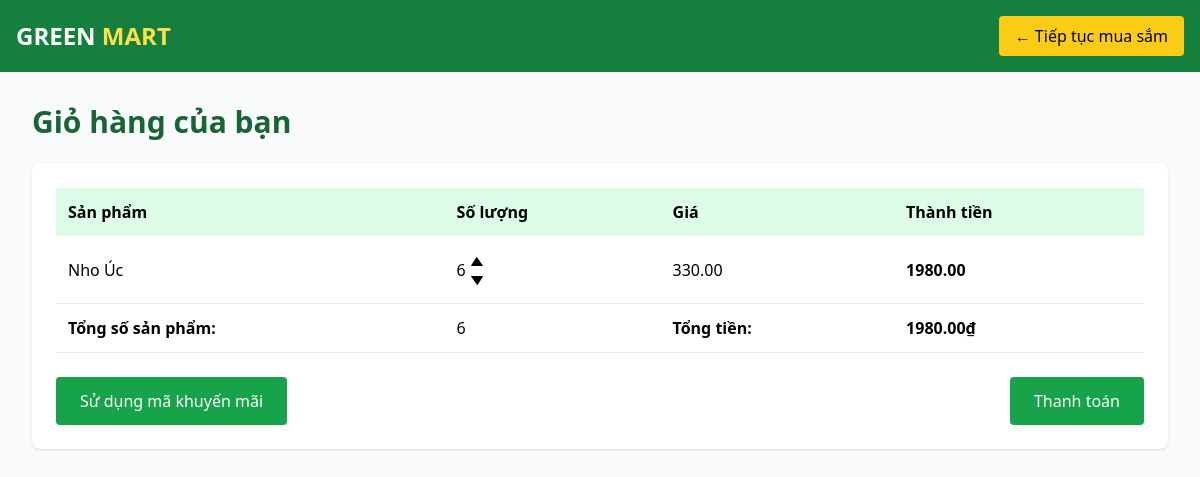
The app's page /cart/ (signed in), older data.
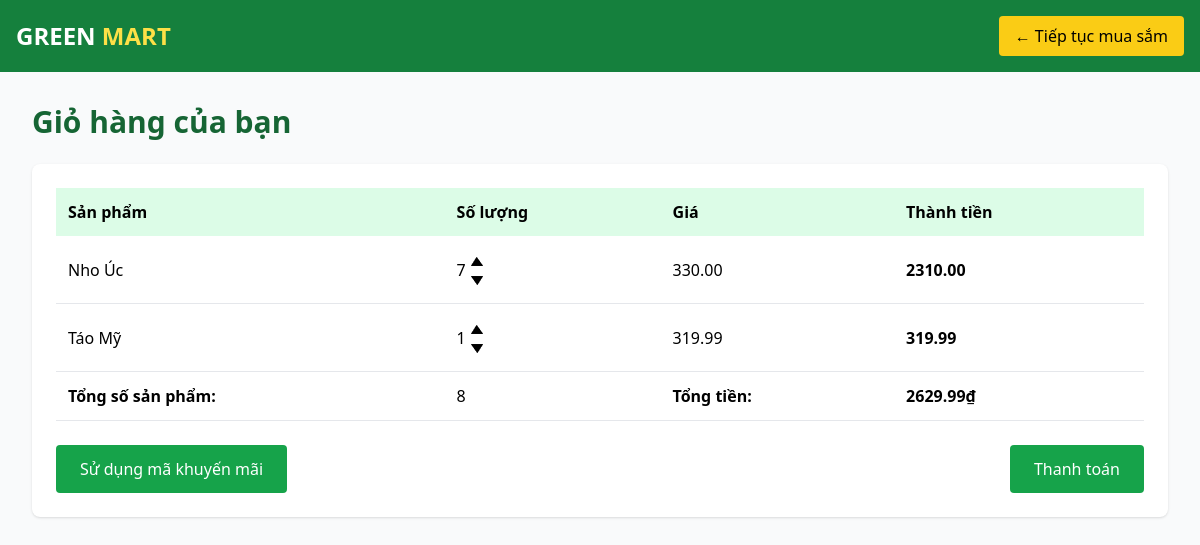
The same page, newer data.
### app/models.py (models this page shows, shortened)
class OrderItem(models.Model):
    product = models.ForeignKey(Product, on_delete=models.SET_NULL, null=True, blank=True)
    order = models.ForeignKey(Order, on_delete=models.SET_NULL, null=True, blank=True)
    quantity = models.IntegerField(default=0, null=True, blank=True)
    date_added = models.DateTimeField(max_length=100,auto_now_add=True)
    @property
    def get_total(self):
        if not self.product:
            return Decimal('0')
        return self.product.price * self.quantity

class Product(models.Model):
    UNIT_CHOICES = [
        ("kg", "Kilogram"),
        ("gr", "Gram"),
        ("bó", "Bó"),
        ("túi", "Túi"),
        ("quả", "Quả"),
    ]
    STATUS_CHOICES = [
        ("available", "Còn hàng"),
        ("out_of_stock", "Hết hàng"),
        ("hidden", "Ẩn"),
    ]
    name = models.CharField(max_length=200)
    slug = models.SlugField(max_length=200, unique=True, blank = True)
    category = models.ForeignKey(Category, on_delete=models.CASCADE, related_name="products")
    description = models.TextField(blank=True, null=True)
    price = models.DecimalField(max_digits=10, decimal_places=2)
    unit = models.CharField(max_length=20, choices=UNIT_CHOICES, default="kg")
    stock = models.PositiveIntegerField(default=0)  # số lượng tồn kho
    status = models.CharField(max_length=20, choices=STATUS_CHOICES, default="available")
    origin = models.CharField(max_length=100, choices=Origin.choices, default=Origin.VIETNAM, blank=True, null=True)   # Việt Nam, Úc, Mỹ...
    image = models.ImageField(upload_to="products/", blank=True, null=True)
    is_featured = models.BooleanField(default=False)   # Sản phẩm nổi bật
    created_at = models.DateTimeField(auto_now_add=True)
    updated_at = models.DateTimeField(auto_now=True)
    user = models.ForeignKey(User, on_delete=models.CASCADE, blank= True, null=True)

class Order(models.Model):
    customer = models.ForeignKey(User, max_length=100, on_delete=models.SET_NULL, null=True, blank=True)
    date_order = models.DateTimeField(max_length=100,auto_now_add=True)
    complete =  models.BooleanField(default=False,null=True,blank=False)
    transaction_id = models.CharField(max_length=100, blank=True, null=True)
    promotion = models.ForeignKey(
        'Promotion', on_delete=models.SET_NULL, null=True, blank=True, related_name='orders'
    )
    @property
    def get_cart_items(self):
        orderitems = self.orderitem_set.all()
        total = sum([item.quantity for item in orderitems])
        return total
    @property
    def get_cart_total(self):
        orderitems = self.orderitem_set.all()
        total = sum(item.get_total for item in orderitems)
        return total

### app/views.py (the view, shortened to what this page needs)
# urls.py: path('cart/', views.cart, name='cart'),
def cart(request):
    if request.user.is_authenticated:
        order, created = Order.objects.get_or_create(
            customer=request.user,
            complete=False
        )
    products = order.orderitem_set.all()
    products = order.orderitem_set.all()
    total_items = order.get_cart_items
    total_money = order.get_cart_total
    promotions = Promotion.objects.all()
    order_items = order.orderitem_set.all()
    for item in order_items:
        if item.product.status == "hidden":
            item.delete()
    return render(request, "cart.html", {
        "order":order,
        "products": products,
        "total_items": total_items,
        "total_money": total_money,
    })

### app/templates/cart.html (shortened to what this page needs)
{% load static %}
<!DOCTYPE html>
<html lang="vi">
<head>
  <script src="https://cdn.tailwindcss.com"></script>
</head>
<body class="bg-gray-50">
  <header class="bg-green-700 text-white p-4 flex justify-between items-center">
    <a href="{% url 'home' %}" class="text-2xl font-bold">GREEN <span class="text-yellow-300">MART</span></a>
    <a href="{% url 'home' %}" class="bg-yellow-400 text-black px-4 py-2 rounded hover:bg-yellow-300">
      ← Tiếp tục mua sắm
    </a>
  </header>
  <main class="p-8">
    <h1 class="text-3xl font-bold text-green-800 mb-6">Giỏ hàng của bạn</h1>
    <div class="bg-white shadow rounded-lg p-6">
      <table class="w-full border-collapse">
        <thead>
          <tr class="bg-green-100 text-left">
            <th class="p-3">Sản phẩm</th>
            <th class="p-3">Số lượng</th>
            <th class="p-3">Giá</th>
            <th class="p-3">Thành tiền</th>
          </tr>
        </thead>
        <tbody>
          {% for product in products %}
          <tr class="border-b">
            <td class="p-3">{{product.product.name}}</td>
            <td class="p-3">
              <div class="flex items-center">
                {{ product.quantity }}
                <div class="flex flex-col items-center mr-2">
                <form style="margin-bottom: -5px;"  method="post" action="{% url 'arrow_up' product.product.slug %}">
                  <button style="margin: 5px;"><img width="12"  src="{% static 'images/arrow-up.png' %}" alt=""></button>
                </form>
                <form method="post" action="{% url 'arrow_down' product.product.slug %}">
                  <button><img width="12" src="{% static 'images/arrow-down.png' %}" alt=""></button>
                </form>
                </div>
              </div>
            </td>
            <td class="p-3">{{product.product.price}}</td>
            <td class="p-3 font-bold">{{product.get_total}}</td>
          </tr>
          {% endfor %}
        </tbody>
        <tr class="border-b">
  <td class="p-3"><strong>Tổng số sản phẩm:</strong></td>
  <td class="p-3">{{ order.get_cart_items }}</td>
  <td class="p-3"><strong>Tổng tiền:</strong></td>
  <td class="p-3 font-bold">
    {% if order.promotion %}
      {{ order.get_total_after_discount }}₫
      <br>
      <small>(Giảm {{ order.get_discount_amount }}₫ với mã <strong>{{ order.promotion.code }}</strong>)</small>
    {% else %}
      {{ order.get_cart_total }}₫
    {% endif %}
  </td>
</tr>
      </table>
      <div class="flex justify-between mt-6">
  <div class="text-left">
      <a href="{% url 'promotion_list' %}">
      <button class="bg-green-600 text-white px-6 py-3 rounded hover:bg-green-500">
        Sử dụng mã khuyến mãi
      </button>
    </a>
  </div>
  <div class="text-right">
    {% if order.get_cart_items > 0 %}
    <a href="{% url 'checkout' %}">
        <button
            id="checkout-btn"
            class="bg-green-600 text-white px-6 py-3 rounded hover:bg-green-500"
        >
            Thanh toán
        </button>
    </a>
    {% endif %}
</div>
</div>
    </div>
  </main>
</body>
</html>

Row changes from the older to the newer data that the page shows:
changed OrderItem "Nho Úc": quantity "6" → "7"; get_total "1980.00" → "2310.00"
added OrderItem: product.name "Táo Mỹ", quantity "1", product.price "319.99", get_total "319.99"
changed through a linked row, Order: get_cart_items "6" → "8"; get_cart_total "1980.00" → "2629.99"
